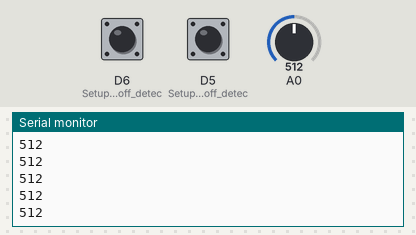
Bench run of a sketch on a simulated ESP8266 (NodeMCU). Parts: the last lines printed to the serial monitor. Inputs (shaded band) come from the test bench; at power-on: D6 (Setup_for_leads_off_detec) LOW, A0 = 512, D5 (Setup_for_leads_off_detec) LOW.

Above: at 1.2 s.
1.3 s: D6 (Setup_for_leads_off_detec) pulled HIGH for 0.25 s
At 1.56 s:
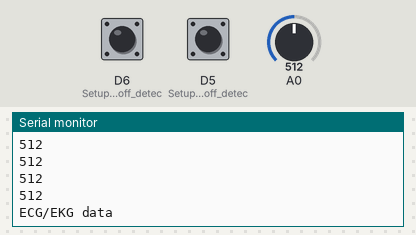
3.0 s: A0 set to 716
At 3.16 s:
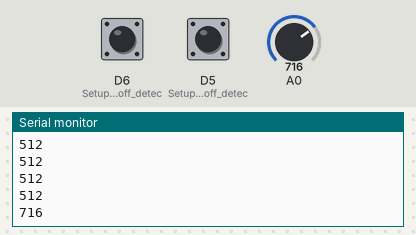
4.5 s: A0 set to 900
At 4.56 s:
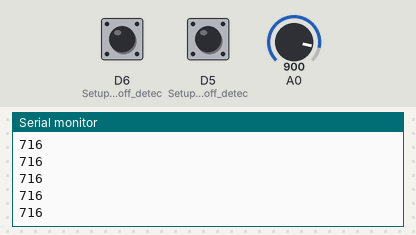
Timing chart, 0 to 7.5 s (numbered marks = the images above; inputs shaded):
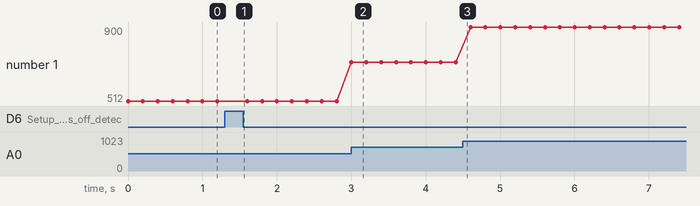

Measured:
- after the input at 1.3 s, the serial monitor: prints a new line after 0.10 s (image 1)
- after the input at 3.0 s, the serial monitor: prints a new line at once (image 2)
- plotted number 1: 512 → 716 after the input at 3.0 s, 716 → 900 after the input at 4.5 s

The sketch:

ECG_Sensor.ino
```cpp
void setup() {
  // initialize the serial communication:
  Serial.begin(9600);
  pinMode(D5, INPUT); // Setup for leads off detection LO +
  pinMode(D6, INPUT); // Setup for leads off detection LO -

}

void loop() {
  if((digitalRead(D5) == 1)||(digitalRead(D6) == 1)){
    Serial.println("ECG/EKG data");
  }
  else{
    // send the value of analog input 0:
    Serial.println(analogRead(A0));
  }
  //Wait for a bit to keep serial data from saturating
  delay(100);
  Serial.end();
  delay(100);
}
```
